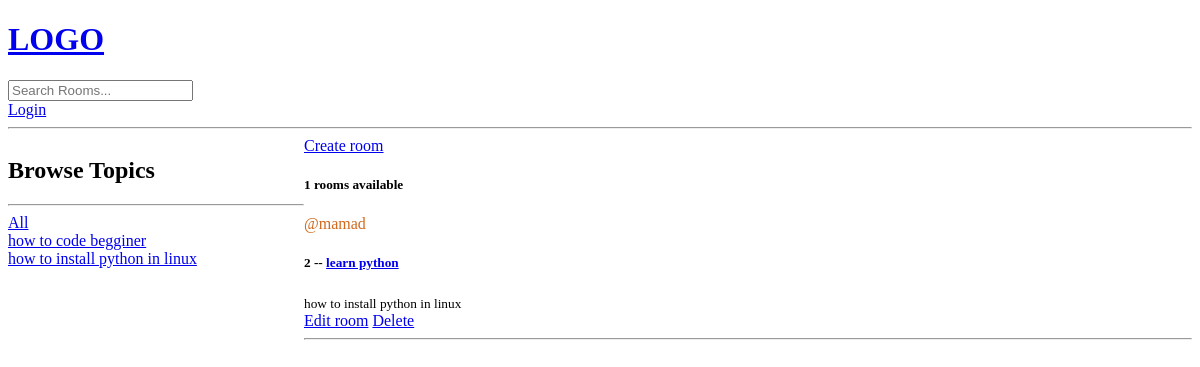
The app's page /?q=python, older data.
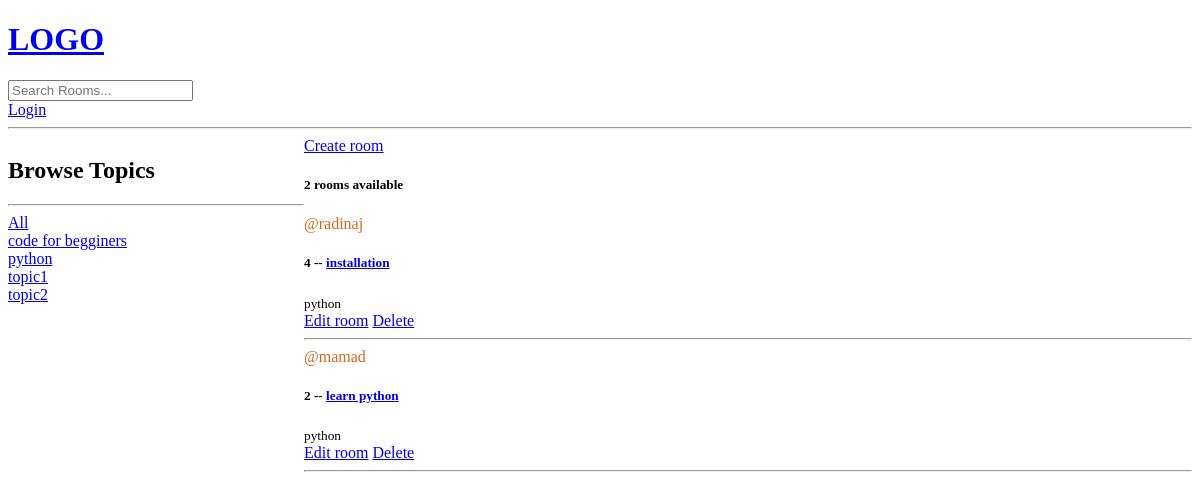
The same page, newer data.
### base/models.py (models this page shows, shortened)
class Topic (models.Model):
    name = models.CharField(max_length=200)
    def __str__(self):
        return self.name

class Room(models.Model):
    host = models.ForeignKey(User, on_delete=models.SET_NULL, null=True)
    topic = models.ForeignKey('Topic', on_delete=models.SET_NULL, null=True)
    name = models.CharField(max_length=200)
    description = models.TextField(null=True)
    updated = models.DateTimeField(auto_now=True)
    created = models.DateTimeField(auto_now_add=True)
    class Meta:
        ordering = ['-updated', '-created']

### base/views.py (the view)
# urls.py: path('', views.home, name="home"),
def home(request):
    q = request.GET.get('q') if request.GET.get('q') != None else ''
    rooms = Room.objects.filter(
        Q(topic__name__icontains=q) |
        Q(name__icontains=q) |
        Q(description__icontains=q)
        )
    room_count = rooms.count()
    topics = Topic.objects.all()
    context = {'rooms': rooms, 'topics':topics, 'room_count':room_count}
    return render(request, 'base/home.html', context)

### base/templates/base/home.html (shortened to what this page needs)
{% extends 'main.html' %} {% block content %}
<div class="home-container">
  <div>
    <h2>Browse Topics</h2>
    <hr />
    <div>
      <a href="{% url 'home' %}">All</a>
    </div>
    {% for topic in topics %}
    <div>
      <a href="{% url 'home' %}?q={{topic.name}}">{{topic.name}}</a>
    </div>
    {% endfor %}
  </div>
  <div>
    <a href="{% url 'create-room' %}">Create room</a>
    <div>
      <h5>{{room_count}} rooms available</h5>
      {% for room in rooms %}
      <div>
        <span style="color: chocolate">@{{room.host.username}}</span>
        <h5>
          {{room.id}} -- <a href="{% url 'room' room.id %}"> {{room.name}} </a>
        </h5>
        <small> {{room.topic}} </small>
        <br />
        <a href="{% url 'update-room' room.id %}">Edit room</a>
        <a href="{% url 'delete-room' room.id %}">Delete</a>
        <hr />
      </div>
      {% endfor %}
    </div>
  </div>
</div>
{% endblock %}

Row changes from the older to the newer data that the page shows:
changed Topic: name "how to code begginer" → "code for begginers"
changed Topic: name "how to install python in linux" → "python"
added Topic: name "topic1"
added Topic: name "topic2"
added Room: host.username "radinaj", id "4", name "installation", topic "python"
changed through a linked row, Room "learn python": topic "how to install python in linux" → "python"
Text that changed along with them:
{{ room_count }}: "1" → "2"
